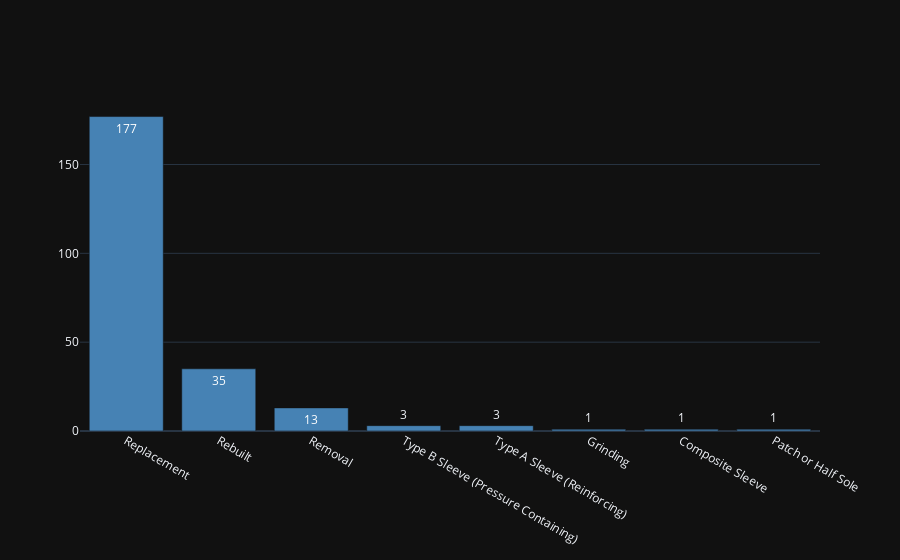

Notebook code cell kept with this figure:
### Code cell
df6 = data['Repair type'].value_counts()
df6 = df6.reset_index()
df6
fig = go.Figure(data=[go.Bar(
            x=df6['Repair type'], y=df6['count'],
            text=df6['count'],
            textposition='auto',
            marker_color = '#4682b4'
        )])
fig.update_layout(
                                template='plotly_dark',
#                                 plot_bgcolor='rgba(0, 0, 0, 0)',
#                                 paper_bgcolor='rgba(0, 0, 0, 0)',
                            ),
fig.show()

### Figure 1 — Plotly figure (JSON) as saved in the notebook; plotly's stock layout.template omitted (floating-point values rounded to 4 significant figures)
{"data": [{"marker": {"color": "#4682b4"}, "text": [177, 35, 13, 3, 3, 1, 1, 1], "textposition": "auto", "type": "bar", "x": ["Replacement", "Rebuilt", "Removal", "Type B Sleeve (Pressure Containing)", "Type A Sleeve (Reinforcing)", "Grinding", "Composite Sleeve", "Patch or Half Sole"], "y": [177, 35, 13, 3, 3, 1, 1, 1]}], "layout": {}}
